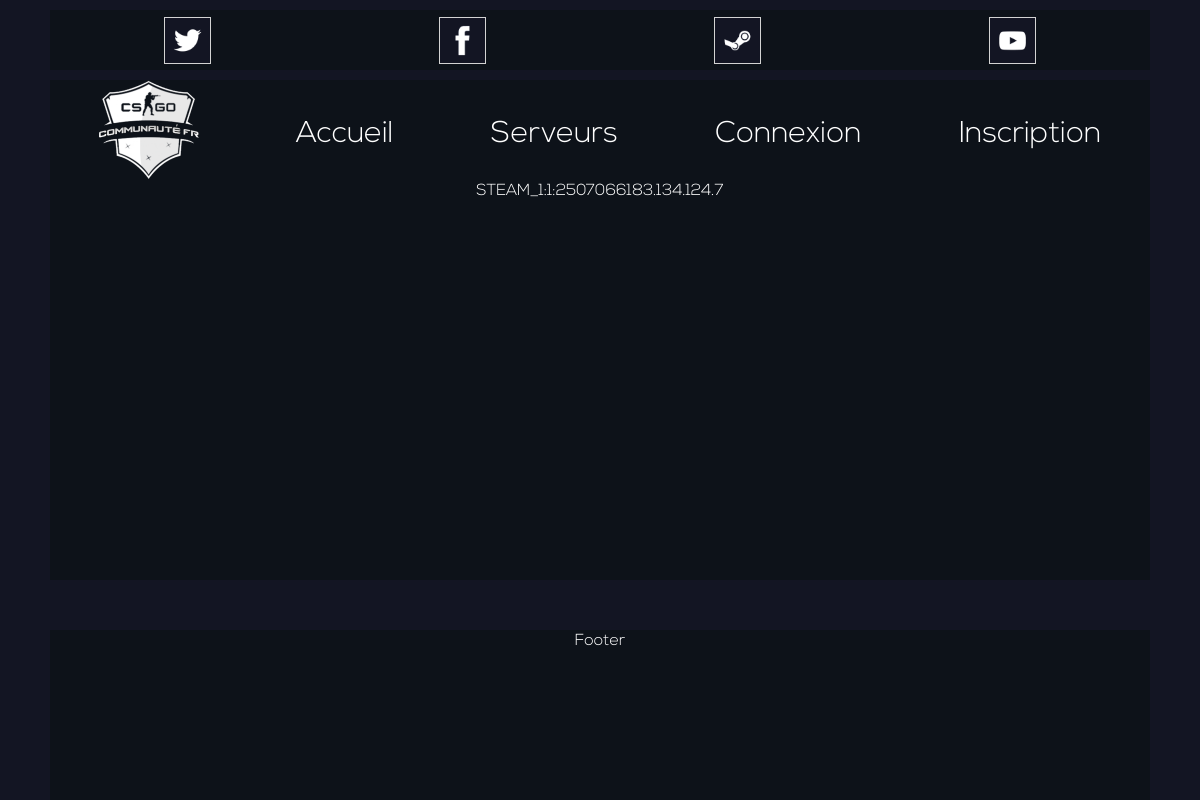
The page /player.php?id=29 on the database as committed earlier.
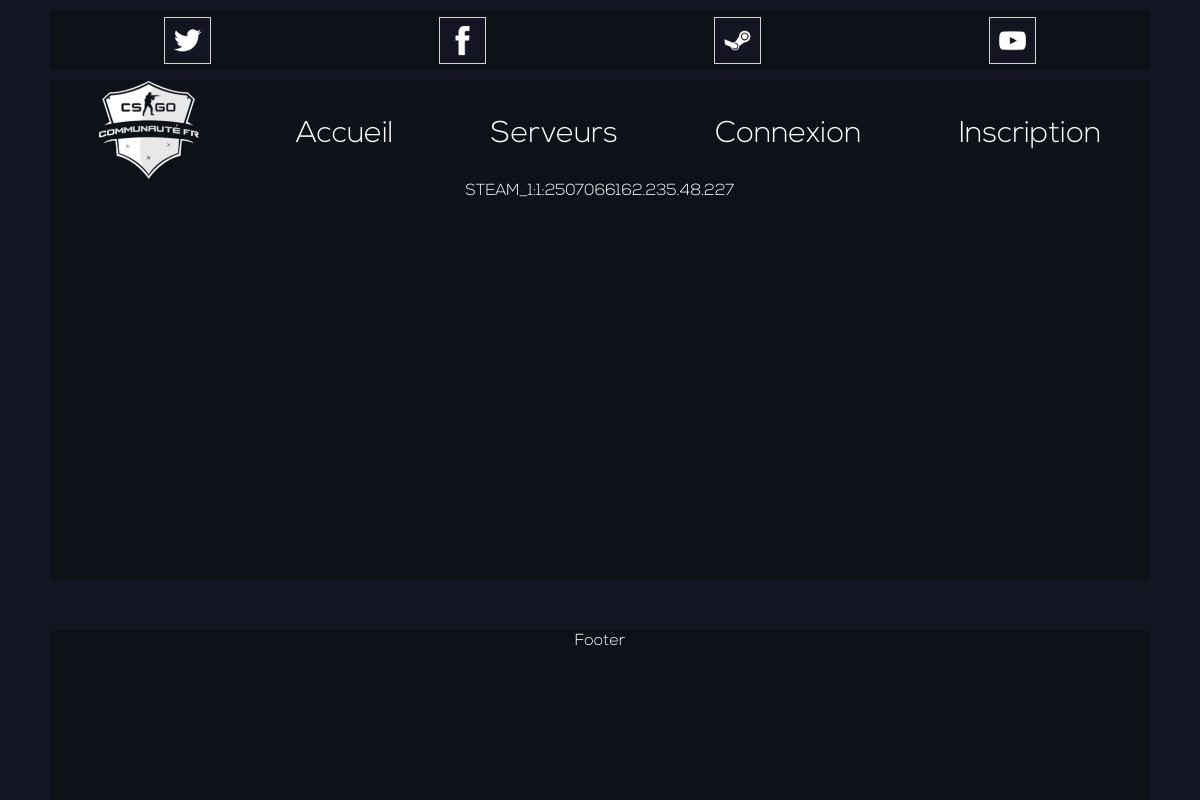
The same page on the database as committed later.
### tables this page shows
CREATE TABLE `rankme` (id INTEGER PRIMARY KEY, steam TEXT, name TEXT, lastip TEXT, score NUMERIC, kills NUMERIC, deaths NUMERIC, suicides NUMERIC, tk NUMERIC, shots NUMERIC, hits NUMERIC, headshots NUMERIC, connected NUMERIC, rounds_tr NUMERIC, rounds_ct NUMERIC, lastconnect NUMERIC,knife NUMERIC,glock NUMERIC,hkp2000 NUMERIC,p250 NUMERIC,deagle NUMERIC,elite NUMERIC,fiveseven NUMERIC,tec9 NUMERIC,nova NUMERIC,xm1014 NUMERIC,mag7 NUMERIC,sawedoff NUMERIC,bizon NUMERIC,mac10 NUMERIC,mp9 NUMERIC,mp7 NUMERIC,ump45 NUMERIC,p90 NUMERIC,galilar NUMERIC,ak47 NUMERIC,scar20 NUMERIC,famas NUMERIC,m4a1 NUMERIC,aug NUMERIC,ssg08 NUMERIC,sg556 NUMERIC,awp NUMERIC,g3sg1 NUMERIC,m249 NUMERIC,negev NUMERIC,hegrenade NUMERIC,flashbang NUMERIC,smokegrenade NUMERIC,incgrenade NUMERIC,molotov NUMERIC,taser NUMERIC,decoy NUMERIC,head NUMERIC, chest NUMERIC, stomach NUMERIC, left_arm NUMERIC, right_arm NUMERIC, left_leg NUMERIC, right_leg NUMERIC,c4_planted NUMERIC,c4_exploded NUMERIC,c4_defused NUMERIC,ct_win NUMERIC, tr_win NUMERIC, hostages_rescued NUMERIC, vip_killed NUMERIC, vip_escaped NUMERIC, vip_played NUMERIC);

### player.php (the view, shortened to what this page needs)
<!doctype html>
<html>
<head>
  <link rel="stylesheet" type="text/css" href="styles.css">
</head>
<body>
  <div class="divContainer">
	<header>
		<div class="textcenter block divRS">
			<a href="https://twitter.com/CSGO_FR" ><div class="divIconSocial"><img class ="imgRS" src="images/logotwitter100.png" alt="Logo Twitter"></div></a>
			<a href="https://www.facebook.com/groups/CSGOFRANCE/" ><div class="divIconSocial"><img class ="imgRS" src="images/logofacebook100.png" alt="Logo Facebook"></div></a>
			<a href="http://steamcommunity.com/gid/103582791437214772" ><div class="divIconSocial"><img class ="imgRS" src="images/logosteam100.png" alt="Logo Steam"></div></a>
			<a href="https://www.youtube.fr" ><div class="divIconSocial"><img class ="imgRS" src="images/logoyoutube100.png" alt="Logo YouTube"></div></a>
		</div>
		<nav class="block textcenter">
			<a><div><img id="logoNav" src="images/logocsgofr.png" alt="Logo CSGOFR"></div></a>
			<a class ="navLink" href="index.php"><div class="textNav">Accueil</div></a>
			<a class ="navLink" href=""><div class="textNav">Serveurs</div></a>
			<a class ="navLink" href=""><div class="textNav">Connexion</div></a>
			<a class ="navLink" href="register.php"><div class="textNav">Inscription</div></a>
        </nav>
    </header>
	<div class="divInfoPlayer textcenter block">
			<?php
			try
					{
						$bdd = new PDO('mysql:host=localhost;dbname=rankme_test;charset=utf8', 'root', '');
					}
					catch (Exception $e)
					{
						die('Erreur : ' . $e->getMessage());
					}
				$idPlayer = (int)$_SESSION['idPlayer'];
				$rqPlayer = $bdd->query('SELECT * FROM rankme WHERE id='.$idPlayer.'');
				while($donnees = $rqPlayer -> fetch()){
					echo('<div>'.$donnees['steam'].''.$donnees['lastip'].'</div>');
				}
			?>
	</div>
  </div>
    <footer class="block textcenter">
      Footer
    </footer >
</body>
</html>

### styles.css (style rules this page uses)
html { background-color: #131523; height:100%; width: 1100px; margin-left: auto; margin-right: auto; margin-top:0px; margin-bottom:0px; }
body { min-height:100%; width: 1100px; display: flex; flex-direction: column; margin: 0px; }
header { width:1100px; padding:0px; margin-top:10px; }
nav { height:100px; width:1100px; padding:0px; margin-top:10px; display:flex; flex-flow: row wrap; justify-content: space-around; align-items:center; }
#logoNav { width: 100px; }
footer { height:170px; width:1100px; padding:0px; margin-top:20px; }
.divContainer { flex: 1; justify-content:flex-start; }
.divRS { padding:0px; margin:0px; height:60px; display:flex; flex-flow: row wrap; justify-content: space-around; align-items: center; }
.divIconSocial { background-color: #131523; width:45px; height:45px; border: 1px solid lightgrey; }
.imgRS { width:35px; padding-top:5px; }
.textcenter { font-family: "nexa_light"; text-align:center; color:white; }
.block { background-color: #0d1219; }
.navLink { font-size: 30px; color: white; text-decoration:none; }
.textNav { width:auto; height:100px; display:flex; flex-flow:row wrap; justify-content: space-around; align-items: center; }
.divInfoPlayer { width: 1100px; height:400px; margin-top:0px; margin-bottom:0px; }

Rows that differ between the two databases and show on the page:
changed rankme "STEAM_1:1:25070661": lastip "83.134.124.7" → "62.235.48.227"
